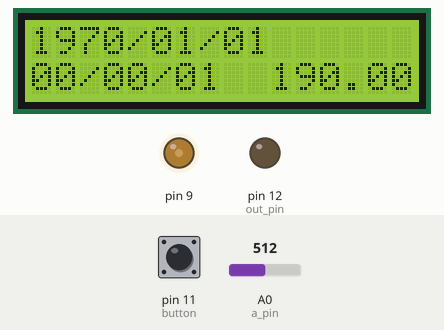
Recording of a sketch running on a simulated Arduino Uno, built with avr-gcc and run on an emulated ATmega328P. Shown: 16×2 character LCD, output pins drawn as LEDs (lit = HIGH). The test bench sets the inputs (shaded band); at power-on: A0 (a_pin) = 512, pin 11 (button) HIGH. What the sketch prints to the serial monitor is not drawn.

Above: at 1.2 s.
1.3 s: A0 (a_pin) set to 716
At 3.9 s:
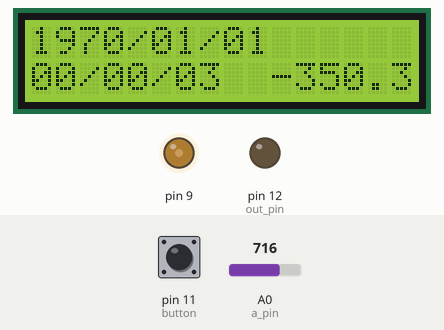
4.9 s: A0 (a_pin) set to 511
At 7.6 s:
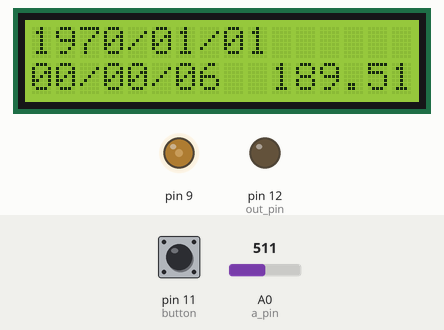
9.2 s: A0 (a_pin) set to 306
At 12.2 s:
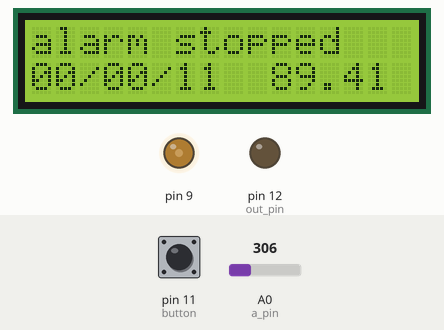
Timing chart, 0 to 13.7 s (numbered marks = the images above; inputs shaded):
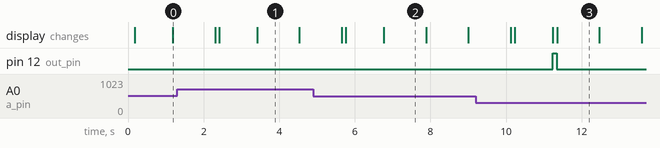

The sketch:

TempAlarm.ino
```cpp
#include <Time.h>
#include <LiquidCrystal.h>

//LEDの出力ピン指定
const int out_pin = 12;
//アラームを切るスイッチの入力ピン
const int button = 11;
//温度センサーの入力ピンをアナログ０番に指定
int a_pin = 0;
//ボタンの状況を記録する変数
int val = 0;
//ボタンが押されたか否かを判定する変数、押されたら１になる
int state = 0;

//LCDのピン指定、5V(LCD 1)、GND(2)、コントラスト(3)、RS(4)、R/W(5)、E(6)
//DATA BIT4(11)、５(12)、6(13)、7(14)
LiquidCrystal lcd(8,2,3,4,5,6,7);

void setup() {

  lcd.begin(16, 2);
  //コントラスト調整
  analogWrite(9, 80);

  //時間の初期化
  setTime(0);
  //setTmie(sec,min,hour,day,month,year);

  //LEDをつけるピン指定
  pinMode(out_pin, OUTPUT); //arduinoの出力がLEDだと定義
  //ボタンの電圧判定の入力ピン指定
  pinMode(button, INPUT); //button

  //シリアル通信開始
  Serial.begin(9600);


}

void loop() {
  //年月、時間変数
  char out_str[10];
  char out_str2[10];

  //アラームストップボタンが押されていなかったら
  if(state == 0){
    //時間を変数に代入してLCDに表示
    sprintf(out_str,"%04d/%02d/%02d",year(),month(),day());
    lcd.setCursor(0,0);
    lcd.print(out_str);
    sprintf(out_str2,"%02d/%02d/%02d",hour(),minute(),second());
    lcd.setCursor(0, 1);
    lcd.print(out_str2);
    //Serial.println(out_str);
    //Serial.println(out_str2);
  }

  //アラームのなりはじめる秒数の変数
  int alarm_s;
  alarm_s = 10;

  //アラーム開始時刻より経過していて、かつボタンが押されていなかったら
  if(alarm_s < second() && state == 0){
    //LEDをつける
    digitalWrite(out_pin,HIGH);
  }


  //温度センサーの計算

  //for用の変数
  int i;
  //温度センサーの一回の電圧読み値
  int data;
  //５０回の合計値（電圧）
  int summary;
  //５０個の平均値（電圧）
  float input_avg;
  //温度の値（温度）
  float t_value;

  summary = 0;
  //５０回の高速測定平均計算
  for(i=0; i<50; i++){
    data = analogRead(a_pin);
    summary = summary + data;
    delay(2);
  }

  //平均算出
  input_avg = (float)summary/50.0;
  //電圧を温度に変換
  t_value = (input_avg / 1024.0 * 5.0 * 1000 - 600) / 10;
  Serial.println("Temp : ");
  Serial.println(t_value);
  //温度をLCDに表示
  lcd.setCursor(10, 1);
  lcd.print(t_value);


  //ボタンの状況を判定
  val = digitalRead(button);

  //アラーム起動後に、スイッチが押されたか、温度が２５℃以上になったら
  if ((val == LOW or t_value > 25) && alarm_s < second() && state == 0){
    state = 1 - state;
  }

  //アラームを止める動作（ボタン、温度）がなされたら
  if(state == 1){

    //LEDを消す（アラームを止める）
    digitalWrite(out_pin,LOW);

    //年月の代わりにアラーム止めたLCD表示をする
    lcd.clear();
    lcd.setCursor(0, 0);
    lcd.print("alarm stopped");
    sprintf(out_str2,"%02d/%02d/%02d",hour(),minute(),second());
    lcd.setCursor(0, 1);
    lcd.print(out_str2);

    //温度をLCDに表示
    lcd.setCursor(10, 1);
    lcd.print(t_value);

  }


  delay(1000);
}
```

Measured:
- what the display in image 1 shows lasts 1.1 s, from 3.4 s to 4.5 s
